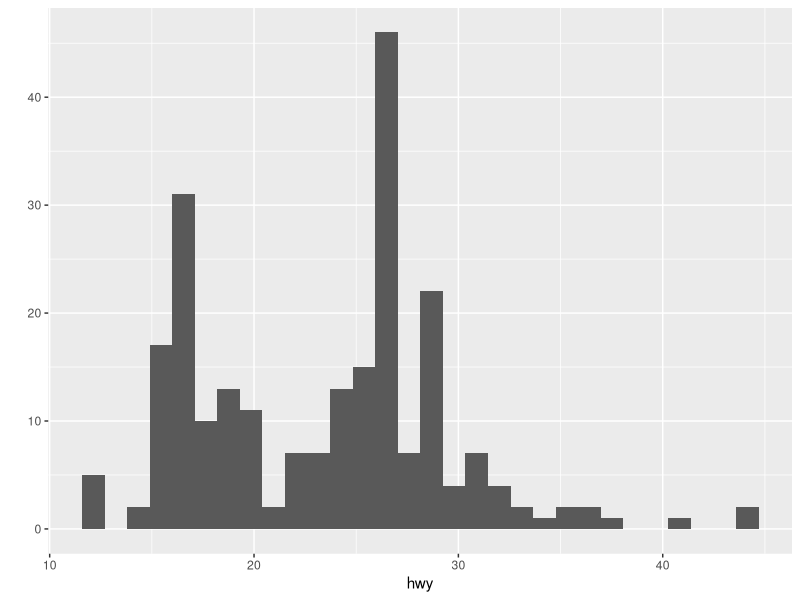
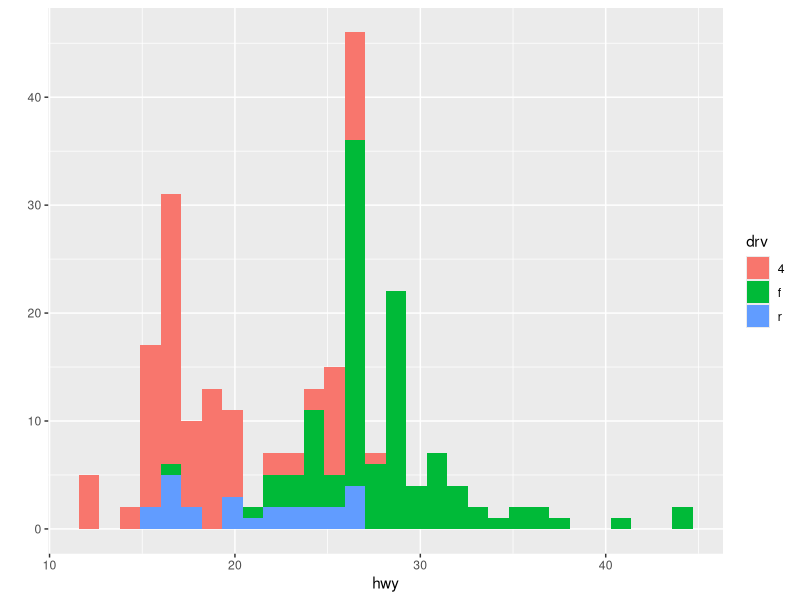
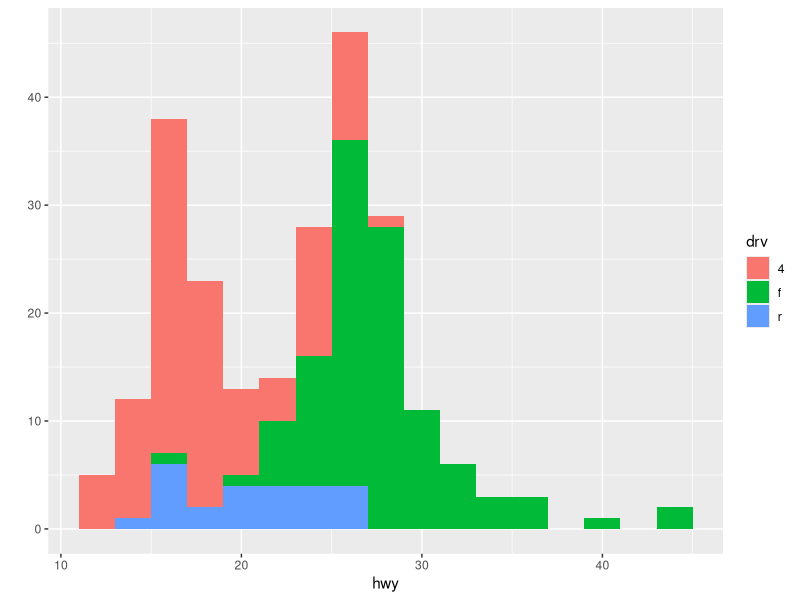
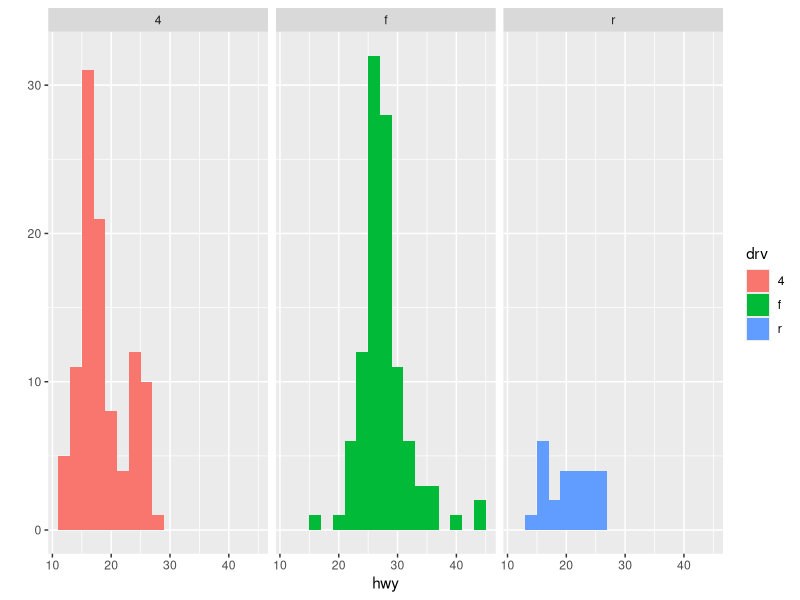
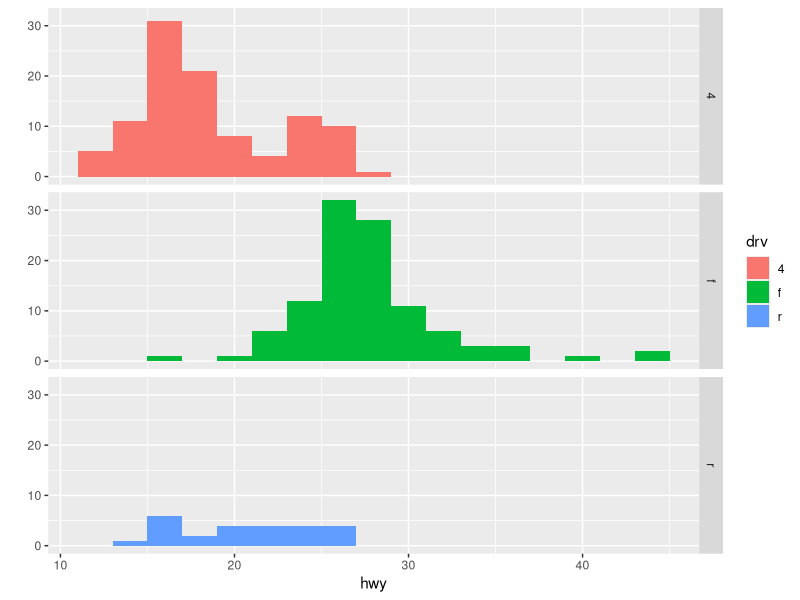
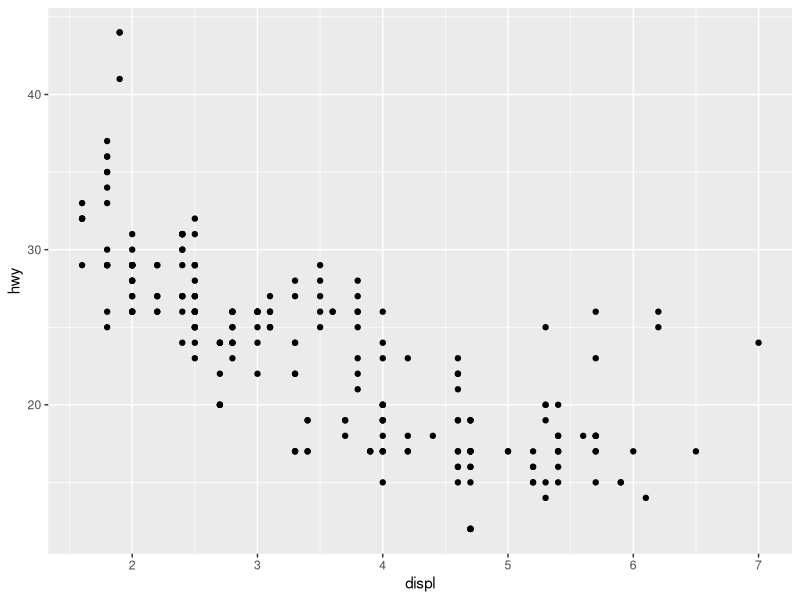

Generate these figures, in order, with R:
#install.packages('ggplot2')
library(ggplot2)
data(mpg)
str(mpg)
head(mpg)
table(mpg$drv)

#qplot - geometric object -> mapping -> graph
#1variable
qplot(hwy, data = mpg)
qplot(hwy, data = mpg, fill = drv)
qplot(hwy, data = mpg, fill = drv,
      binwidth = 2)
qplot(hwy, data = mpg, fill = drv,
      facets = . ~ drv,
      binwidth = 2)
qplot(hwy, data = mpg, fill = drv,
      facets = drv ~ .,
      binwidth = 2)

#2variables
qplot(displ, hwy, data = mpg)
